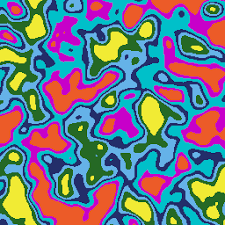
#> input picture Image Processing/images/ImageLab/download.png, 225 x 225 px
$ jupyter execute Untitled.ipynb
#> lines starting #> are read from the running program, lines starting #| are printed output that depends on the picture
[cell 1]
import numpy as np
import cv2

# Load an color image in grayscale
img = cv2.imread('download.png')
#> img is the input picture: shape (225, 225, 3); mean B, G, R 132.8, 120, 108.8
cv2.imshow('image',img)
img1 = cv2.imread('download.png',0)
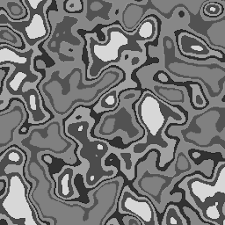
#> img1: shape (225, 225); min 21, max 221, mean 117.6
cv2.imshow('g',img1)
cv2.waitKey(0)
cv2.destroyAllWindows()
img.shape
#> Out = (225, 225, 3)
